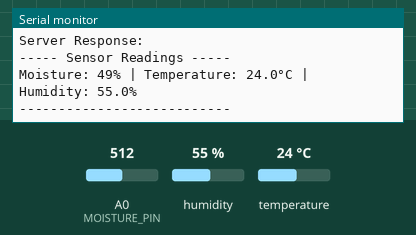
Bench run of a sketch on a simulated ESP8266 (NodeMCU). Shown: the last lines printed to the serial monitor. Inputs (shaded band) come from the test bench; at power-on: humidity 55 %, A0 (MOISTURE_PIN) = 512, temperature 24 °C. WiFi joins after 1.5 s; servers stay silent unless stated; uploads are accepted with an empty reply.

Above: at 2.7 s.
2.8 s: humidity set to 22 %
At 12.3 s:
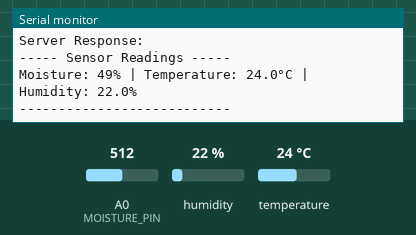
13.0 s: A0 (MOISTURE_PIN) set to 716
At 23.0 s:
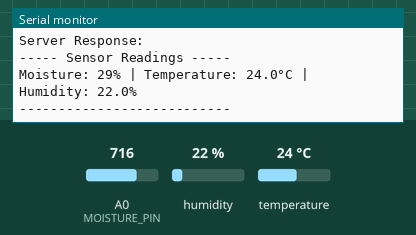
23.2 s: temperature set to 12 °C
At 33.2 s:
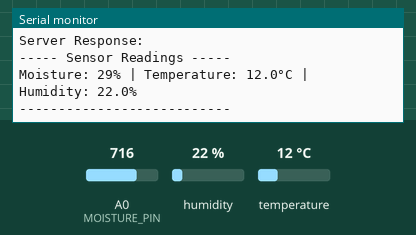
33.4 s: A0 (MOISTURE_PIN) set to 900
At 43.4 s:
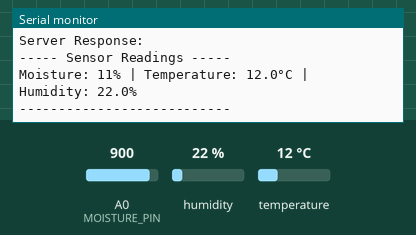
43.6 s: humidity set to 40 %
At 54.0 s:
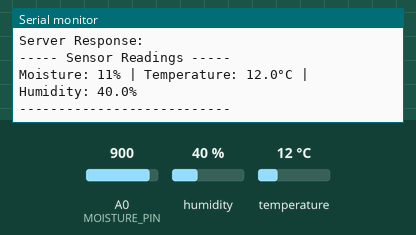
Timing chart, 0 to 54.8 s (numbered marks = the images above; inputs shaded):
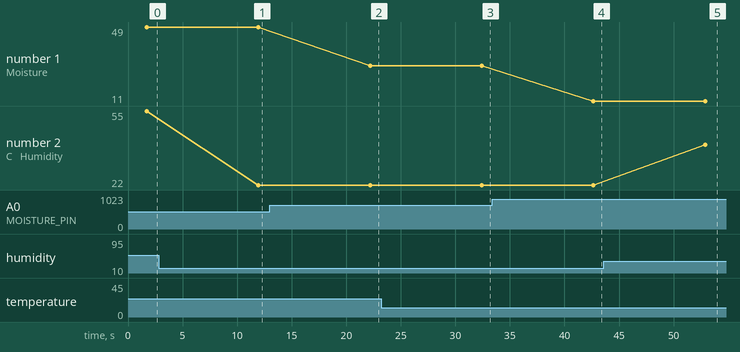

Measured:
- after the input at 2.8 s, the serial monitor: prints a new line after 9.2 s (image 1)
- after the input at 13.0 s, the serial monitor: prints a new line after 9.2 s (image 2)
- after the input at 23.2 s, the serial monitor: prints a new line after 9.2 s (image 3)
- after the input at 33.4 s, the serial monitor: prints a new line after 9.3 s (image 4)
- after the input at 43.6 s, the serial monitor: prints a new line after 9.3 s (image 5)
- plotted number 1: 49 → 29 after the input at 13.0 s, 29 → 11 after the input at 33.4 s
- plotted number 2: 55 → 22 after the input at 2.8 s, 22 → 40 after the input at 43.6 s

The sketch:

esp8266_dht_moisture.ino
```cpp
#include <ESP8266WiFi.h>
#include <ESP8266HTTPClient.h>
#include <DHT.h>

// ---- WiFi Credentials ----
const char* ssid = "hotspot";
const char* password = "12345678";

// ---- API Endpoint ----
const char* serverName = "http://10.115.208.26:8000/sensor-data";
// ---- DHT11 Setup ----
#define DHTPIN D4
#define DHTTYPE DHT11
DHT dht(DHTPIN, DHTTYPE);

// ---- Moisture Sensor ----
#define MOISTURE_PIN A0

// ---- Time Metadata ----
String created_at = "2025-10-25T10:00:00Z";
String updated_at = "2025-10-25T10:05:00Z";

void setup() {
  Serial.begin(115200);
  dht.begin();

  Serial.println("Connecting to WiFi...");
  WiFi.begin(ssid, password);
  while (WiFi.status() != WL_CONNECTED) {
    delay(500);
    Serial.print(".");
  }
  Serial.println("\n✅ WiFi connected!");
  Serial.print("IP address: ");
  Serial.println(WiFi.localIP());
}

void loop() {
  if (WiFi.status() == WL_CONNECTED) {
    float humidity = dht.readHumidity();
    float temperature = dht.readTemperature();
    int moistureValue = analogRead(MOISTURE_PIN);

    if (isnan(humidity) || isnan(temperature)) {
      Serial.println("❌ DHT11 read failed!");
      delay(2000);
      return;
    }

    // Convert moisture to %
    int moisturePercent = map(moistureValue, 1023, 0, 0, 100);
    moisturePercent = constrain(moisturePercent, 0, 100);

    // --- JSON Payload ---
    String jsonData = "{";
    jsonData += "\"device_id\": 1,";
    jsonData += "\"readings\": [";

    // Soil Moisture Data
    jsonData += "{";
    jsonData += "\"sensor_id\": 1,";
    jsonData += "\"sensor_name\": \"soil moisture\",";
    jsonData += "\"reading_type\": \"moisture\",";
    jsonData += "\"reading\": " + String(moisturePercent) + ",";
    jsonData += "\"units\": \"%\",";
    jsonData += "\"created_at\": \"" + created_at + "\",";
    jsonData += "\"updated_at\": \"" + updated_at + "\"";
    jsonData += "},";

    // Temperature + Humidity
    jsonData += "{";
    jsonData += "\"sensor_id\": 2,";
    jsonData += "\"sensor_name\": \"dht11 sensor\",";
    jsonData += "\"reading_type\": \"temperature\",";
    jsonData += "\"reading\": " + String(temperature, 1) + ",";
    jsonData += "\"units\": \"C\",";
    jsonData += "\"created_at\": \"" + created_at + "\",";
    jsonData += "\"updated_at\": \"" + updated_at + "\"";
    jsonData += "},";

    jsonData += "{";
    jsonData += "\"sensor_id\": 3,";
    jsonData += "\"sensor_name\": \"dht11 sensor\",";
    jsonData += "\"reading_type\": \"humidity\",";
    jsonData += "\"reading\": " + String(humidity, 1) + ",";
    jsonData += "\"units\": \"%\",";
    jsonData += "\"created_at\": \"" + created_at + "\",";
    jsonData += "\"updated_at\": \"" + updated_at + "\"";
    jsonData += "}";

    jsonData += "]}";

    // --- Send POST Request ---
    WiFiClient client;
    HTTPClient http;
    http.begin(client, serverName);
    http.addHeader("Content-Type", "application/json");

    int httpResponseCode = http.POST(jsonData);
    Serial.print("HTTP Response code: ");
    Serial.println(httpResponseCode);

    if (httpResponseCode > 0) {
      String response = http.getString();
      Serial.println("Server Response: " + response);
    } else {
      Serial.print("POST failed, error: ");
      Serial.println(http.errorToString(httpResponseCode));
    }

    http.end();

    // Debug values locally
    Serial.println("----- Sensor Readings -----");
    Serial.printf("Moisture: %d%% | Temperature: %.1f°C | Humidity: %.1f%%\n",
                  moisturePercent, temperature, humidity);
    Serial.println("---------------------------");
  } else {
    Serial.println("❌ WiFi disconnected!");
  }

  delay(10000); // Send every 10 seconds
}
```
